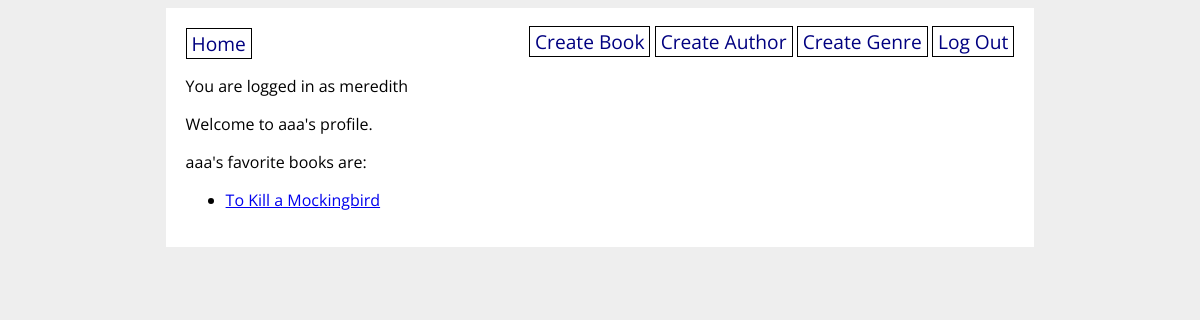
/profile/aaa (signed in), run on the app's committed database.
### books_app/models.py (models this page shows, shortened)
class User(UserMixin, db.Model):
    id = db.Column(db.Integer, primary_key=True)
    username = db.Column(db.String(80), nullable=False, unique=True)
    password = db.Column(db.String(200), nullable=False)
    favorite_books = db.relationship(
        'Book', secondary='user_book', back_populates='users_who_favorited')

class Book(db.Model):
    id = db.Column(db.Integer, primary_key=True)
    title = db.Column(db.String(80), nullable=False)
    publish_date = db.Column(db.Date)
    author_id = db.Column(db.Integer, db.ForeignKey('author.id'), nullable=False)
    author = db.relationship('Author', back_populates='books')
    audience = db.Column(db.Enum(Audience), default=Audience.ALL)
    genres = db.relationship(
        'Genre', secondary='book_genre', back_populates='books')
    users_who_favorited = db.relationship(
        'User', secondary='user_book', back_populates='favorite_books')

### books_app/main/routes.py (the view)
@main.route('/profile/<username>')
def profile(username):
    user = User.query.filter_by(username=username).one()
    return render_template('profile.html', user=user)

### books_app/extensions.py (called while the page is built)
@login_manager.user_loader
def load_user(user_id):
    return User.query.get(user_id)

### books_app/templates/profile.html
{% extends 'base.html' %}
{% block content %}
<p>
Welcome to {{ user.username }}'s profile.
</p>
<p>
    {{ user.username }}'s favorite books are:
    <ul>
        {% for book in user.favorite_books %}
        <li><a href="/book/{{ book.id }}">{{ book.title }}</a></li>
        {% endfor %}
    </ul>
</p>
{% endblock %}

### books_app/templates/base.html (shortened to what this page needs)
<!DOCTYPE html>
<html>
    <head>
        <link rel="stylesheet" href="/static/style.css">
    </head>
    <body>
        <div id="content">
            <nav>
                <a href="/">Home</a>
                <div>
                    {% if current_user.is_authenticated %}
                    <a href="/create_book">Create Book</a>
                    <a href="/create_author">Create Author</a>
                    <a href="/create_genre">Create Genre</a>
                    <a href="/logout">Log Out</a>
                    {% else %}
                    <a href="/signup">Sign Up</a>
                    <a href="/login">Log In</a>
                    {% endif %}
                </div>
            </nav>
            {% if current_user.is_authenticated %}
            <p>You are logged in as {{ current_user.username }}</p>
            {% endif %}
            {% block content %}{% endblock %}
        </div>
    </body>
</html>

### books_app/static/style.css (style rules this page uses)
body { display: flex; flex-direction: column; align-items: center; background-color: #eee; font-family: 'Open Sans', sans-serif; }
#content { width: 70%; background-color: white; padding: 20px; }
nav { width: 100%; display: flex; flex-direction: row; justify-content: space-between; }
nav a { color: navy; text-decoration: none; border: 1px solid black; padding: 1px 5px; font-size: 1.2em; }

### data on the page
User: username "meredith"
User: username "aaa"
Book: title "To Kill a Mockingbird"
